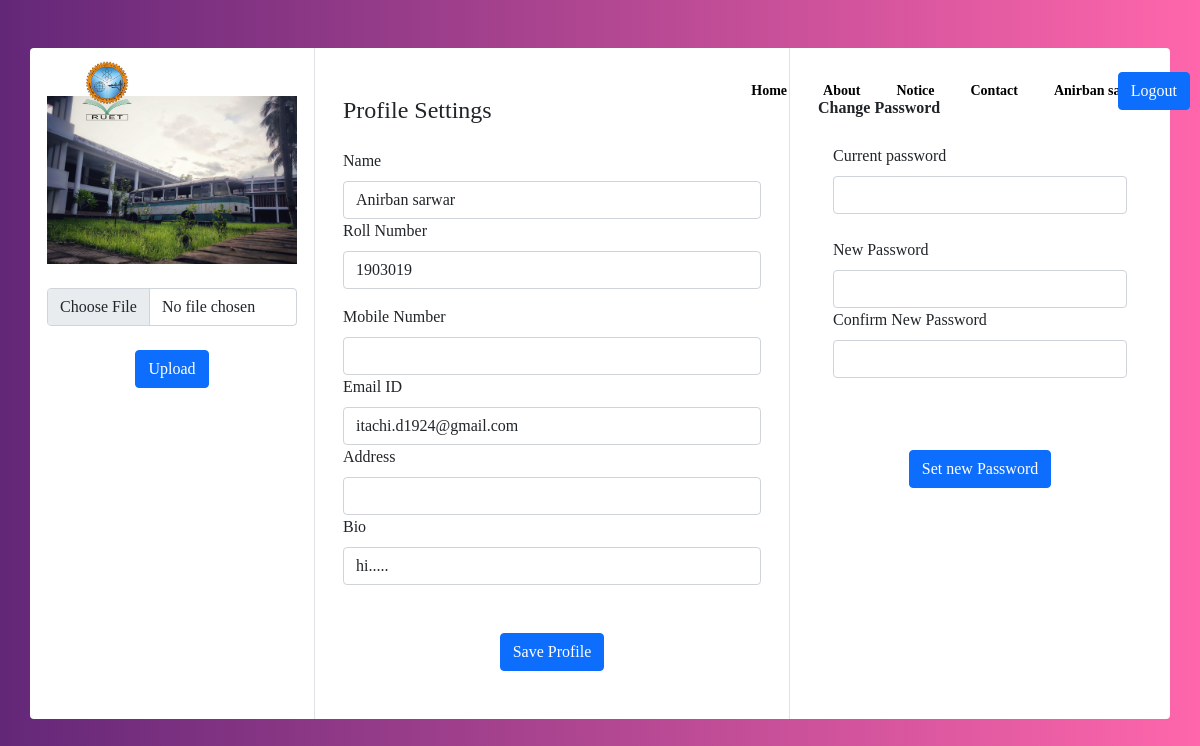
The app's page /edit_profile.php?id=anirban19 (signed in), older data.
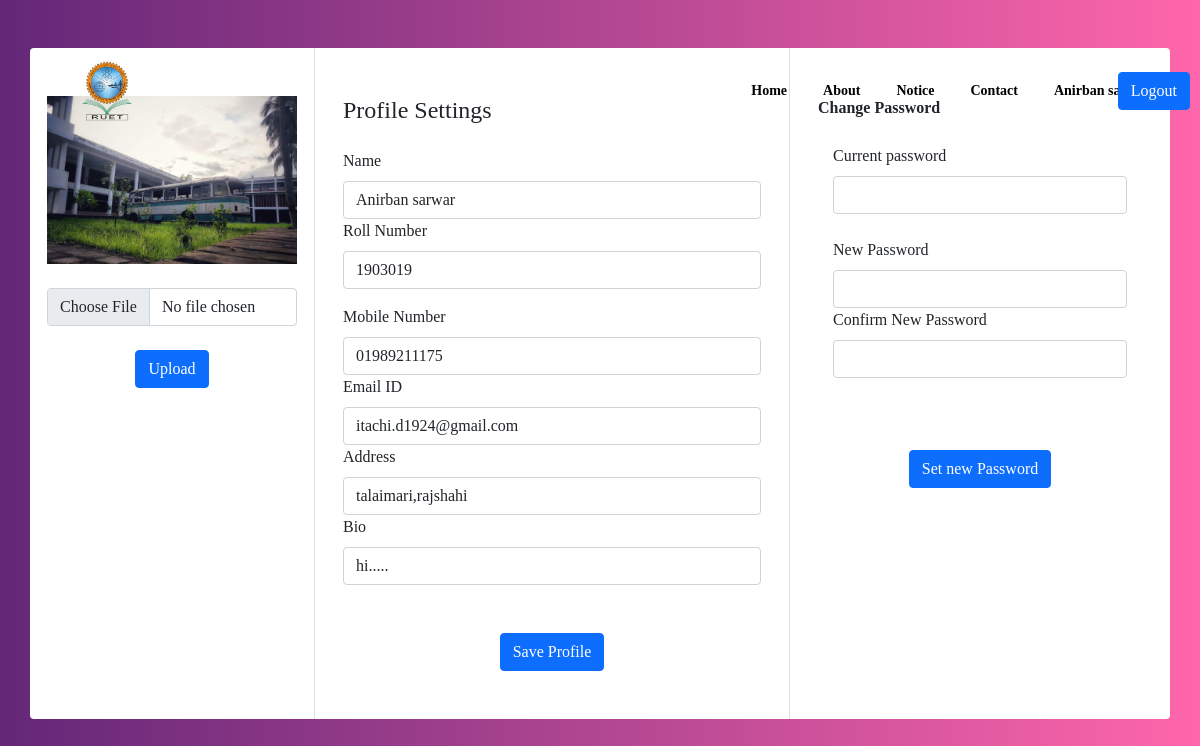
The same page, newer data.
### tables this page shows
CREATE TABLE `students` (
  `id` int(100) NOT NULL,
  `username` varchar(256) NOT NULL,
  `name` varchar(256) NOT NULL,
  `email` varchar(256) NOT NULL,
  `department` varchar(256) NOT NULL,
  `address` text DEFAULT NULL,
  `mobile` varchar(20) DEFAULT NULL,
  `profile_picture` text DEFAULT NULL,
  `bio` longtext DEFAULT NULL,
  `field_of_research` longtext DEFAULT NULL,
  `roll_no` int(15) NOT NULL
);

CREATE TABLE `user` (
  `id` int(100) NOT NULL,
  `username` varchar(256) NOT NULL,
  `name` varchar(256) NOT NULL,
  `email` varchar(256) NOT NULL,
  `password` varchar(256) NOT NULL,
  `role` varchar(20) NOT NULL
);

### include/start_session.php (called while the page is built, shortened)
<?php
if(isset($_SESSION['username'])){
$pname = $_SESSION['name'];
$uname = $_SESSION['username'];
}
?>

### bcknd/b_edit_profile.php (called while the page is built, shortened)
<?php
$conn = mysqli_connect("localhost", "root", "", "dynamic");
if (isset($_GET['id'])) {
  $userId = $_GET['id'];
} else {
  echo "Error: User ID not provided";
  exit();
}
$user_sql = "SELECT * FROM user WHERE username='$userId'";
$user_result = mysqli_query($conn, $user_sql);
if (mysqli_num_rows($user_result) == 1) {
  $user_row = mysqli_fetch_assoc($user_result);
  $name = $user_row['name'];
  $email = $user_row['email'];
  $username = $user_row['username'];
  $role =$user_row['role'];
  if ($role == 'student') {
    $student_sql = "SELECT * FROM students WHERE username='$username'";
    $student_result = mysqli_query($conn, $student_sql);
    if (mysqli_num_rows($student_result) == 1) {
      $student_row = mysqli_fetch_assoc($student_result);
      $profile_picture = $student_row['profile_picture'];
      $bio = $student_row['bio'];
      $mobile = $student_row['mobile'];
      $address = $student_row['address'];
      $st_roll = $student_row['roll_no'];
    }
  }
}
?>

### edit_profile.php (the view, shortened to what this page needs)
<!DOCTYPE html>
<html lang="en">
<head>
    <link href="css/bootstrap.min.css" rel="stylesheet">
    <link href="css/test_profile.css" rel="stylesheet">
</head>
<body>
<header>
    <?php include_once "include/start_session.php" ?>
    <?php include_once "include/navbar.php" ?>
    <?php include_once "bcknd/b_edit_profile.php" ?>
</header>
    <div class="container rounded bg-white mt-5 mb-5">
    <div class="row">
        <div class="col-md-3 border-right">
            <div class="d-flex flex-column align-items-center text-center p-3 py-5"><img  width="250px" src="<?php echo "$profile_picture"?>" alt="sorry, no picture found"><br>
            <span class="font-weight-bold" >
          <form method="post" enctype="multipart/form-data" action="include/update_dp.php">
          <input type="file" class="form-control" id="profile-picture" name="profile_pic"> <br>
          <input type="submit" class="btn btn-primary" name="submit" value="Upload">
    </form>
      </span></div>
        </div>
        <div class="col-md-5 border-right">
            <div class="p-3 py-5">
                <div class="d-flex justify-content-between align-items-center mb-3">
                    <h4 class="text-right">Profile Settings</h4>
                </div>
                <form method="post" action="bcknd/update_profile.php">
                <div class="row mt-2">
                    <div class="col-md-12"><label class="labels">Name</label><input type="text" name="name" class="form-control" value="<?php echo "$name"?>"></div>
                    <?php if($role == "student") echo '<div class="col-md-12"><label class="labels">Roll Number</label><input type="text" name="roll_no" class="form-control" value="' . $st_roll . '"></div>'; ?>
                </div>
                <div class="row mt-3">
                    <div class="col-md-12"><label class="labels">Mobile Number</label><input type="text" name="mobile"class="form-control"value="<?php echo "$mobile";?>"></div>
                    <div class="col-md-12"><label class="labels">Email ID</label><input type="email" name="email" class="form-control"  value="<?php echo "$email"?>"></div>
                    <div class="col-md-12"><label class="labels">Address </label><input type="text" name="address" class="form-control" value="<?php echo "$address"?>"></div>
                    <div class="col-md-12"><label class="labels">Bio</label><input type="text" name="bio" class="form-control" value="<?php echo "$bio"?>"></div>
                </div>
                <div class="mt-5 text-center"><input type="submit" class="btn btn-primary profile-button" name="info_submit" value="Save Profile"></div>
              </form>
            </div>
        </div>
        <div class="col-md-4">
            <div class="p-3 py-5">
                <div class="d-flex justify-content-between align-items-center experience"><span><b>Change Password</b></span></div><br>
                <form action="bcknd/update_pass.php" method="post">
                <div class="col-md-12"><label class="labels">Current password</label><input type="password" name="old_pass" class="form-control" value=""></div> <br>
                <div class="col-md-12"><label class="labels">New Password</label><input type="password" class="form-control" name="new_pass" value=""></div>
                <div class="col-md-12"><label class="labels">Confirm New Password</label><input type="password" class="form-control" name="confirm_pass" value=""></div><br>
                <div class="mt-5 text-center"><input class="btn btn-primary profile-button" type="submit" name="set_pass" value="Set new Password"></div>
                </form>
            </div>
        </div>
    </div>
</div>
</body>
</html>

### include/navbar.php (shortened to what this page needs)
<!doctype html>
<html lang="en">
<head>
    <link href="https://cdn.jsdelivr.net/npm/bootstrap@5.0.2/dist/css/bootstrap.min.css" rel="stylesheet"
>
    <link rel="stylesheet" href="../css/navbar.css">
</head>
<body>
    <header>
        <nav class="navbar navbar-expand-lg">
            <div class="container">
                <a class="navbar-brand" href="#">
                    <img src="./img/Ruet.png" width="50px" alt="ruet.png">
                </a>
                <div class="collapse navbar-collapse" id="navbarSupportedContent">
                    <ul class="navbar-nav ms-auto mb-2 mb-lg-0">
                        <li class="nav-item">
                            <a class="nav-link active" aria-current="page" href="./homepage.php">Home</a>
                        </li>
                        <li class="nav-item">
                            <a class="nav-link active" aria-current="page" href="#">About</a>
                        </li>
                        <li class="nav-item">
                            <a class="nav-link active" aria-current="page" href="#">Notice</a>
                        </li>
                        <li class="nav-item">
                            <a class="nav-link active" aria-current="page" href="#">Contact</a>
                        </li>
                        <li class="nav-item">
                         <?php
                         if(isset($_SESSION['username'])){
                            if($_SESSION['role']=="admin"){
                                $rout="admin/control_panel.php";
                            }
                            else{
                            $rout="profile.php?id=".$uname; }?>
                            <a class="nav-link" href="<?php echo "$rout"?>" aria-current="page"><?php echo "$pname"?></a>
                            <?php
                         }
                         else {
                         $rout="login.php";
                        }
                             ?>
            </li>
                        <li  class="nav-item">
                        <?php
                        if (!isset($_SESSION['username'])) {
                            echo '<div style="position: absolute; right: 10px">
                                <form method="post" action="login.php">
                                <input class="btn btn-primary" type="submit" value="Log in" name="login" />
                                </form>
                                </div>';
                            }
                        else{
                            echo '<div style="position: absolute; right: 10px">
                             <form method="post" action="bcknd/logout.php">
                              <input class="btn btn-primary" type="submit" value="Logout" name="logout" />
                             </form>
                             </div>';}
?>
                        </li>
                    </ul>
                </div>
            </div>
        </nav>
    </header>

### css/test_profile.css (style rules this page uses)
body { background: -webkit-linear-gradient(left, rgb(99, 39, 120), #ff66ab); }
#profile-picture { width: 250px; height: 100%; }

### css/navbar.css (style rules this page uses)
:root { --primary: #162938; --light: #fff; --warning: #f06804; }
* { margin: 0; padding: 0; }
body { font-family: Georgia, "Times New Roman", Times, serif; }
a { text-decoration: none !important; }
header { position: absolute; z-index: 99999; width: 100%; }
.nav-item a { position: relative; font-size: 1em; color: black; text-decoration: none; font-weight: 500; margin-left: 40px; }
.nav-item a::after { content: ""; position: absolute; left: 0; bottom: -6px; width: 100%; height: 3px; background-color: black; border-radius: 5px; transform-origin: right; transform: scaleX(0); transition: transform 0.5s; }
header .nav-item .nav-link { font-size: 14px; color: black; font-weight: 600; margin-left: 20px; }

Row changes from the older to the newer data that the page shows:
changed students "hi.....": address (not shown) → "talaimari,rajshahi"
Text that changed along with them:
form field mobile: (not shown) → "01989211175"
